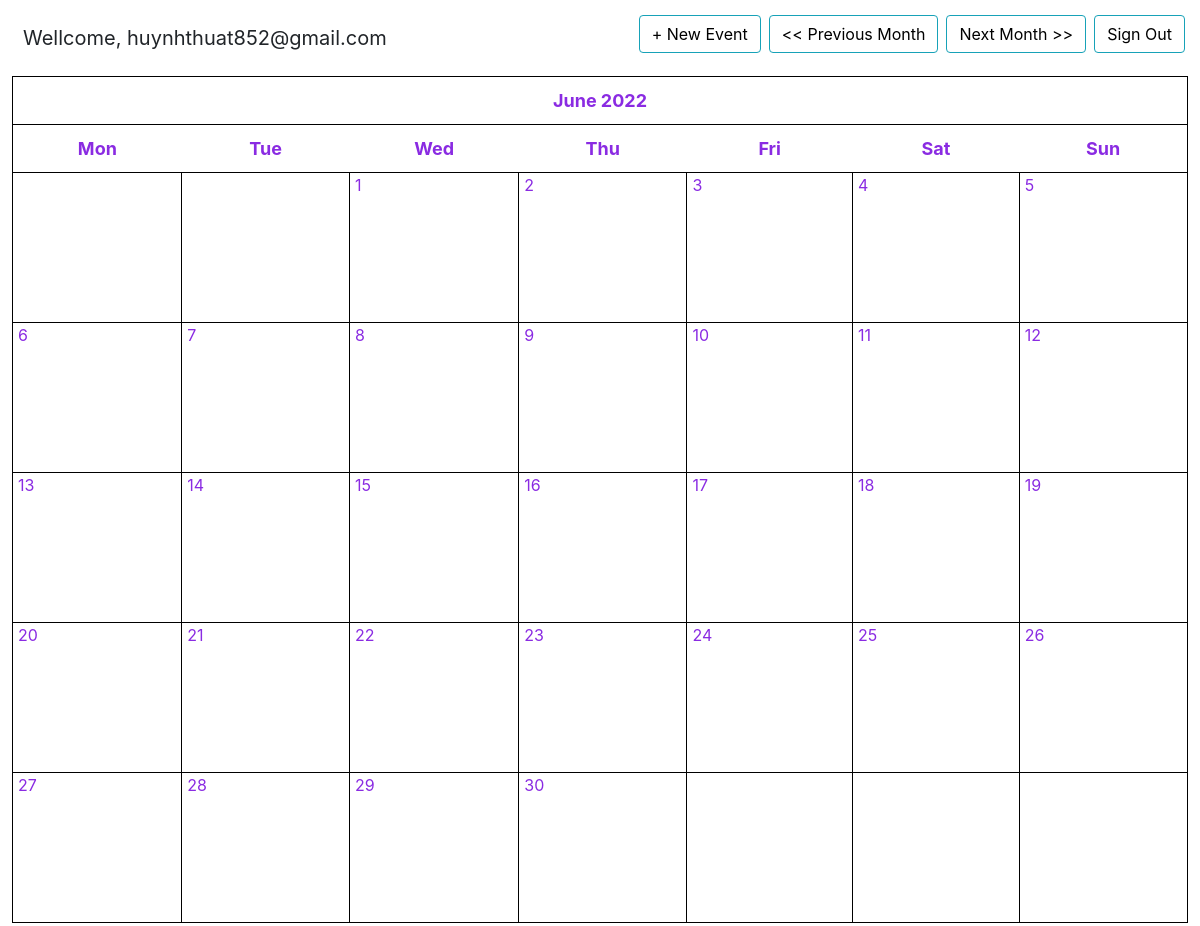
Before: /calenders/ (signed in) with the older database file.
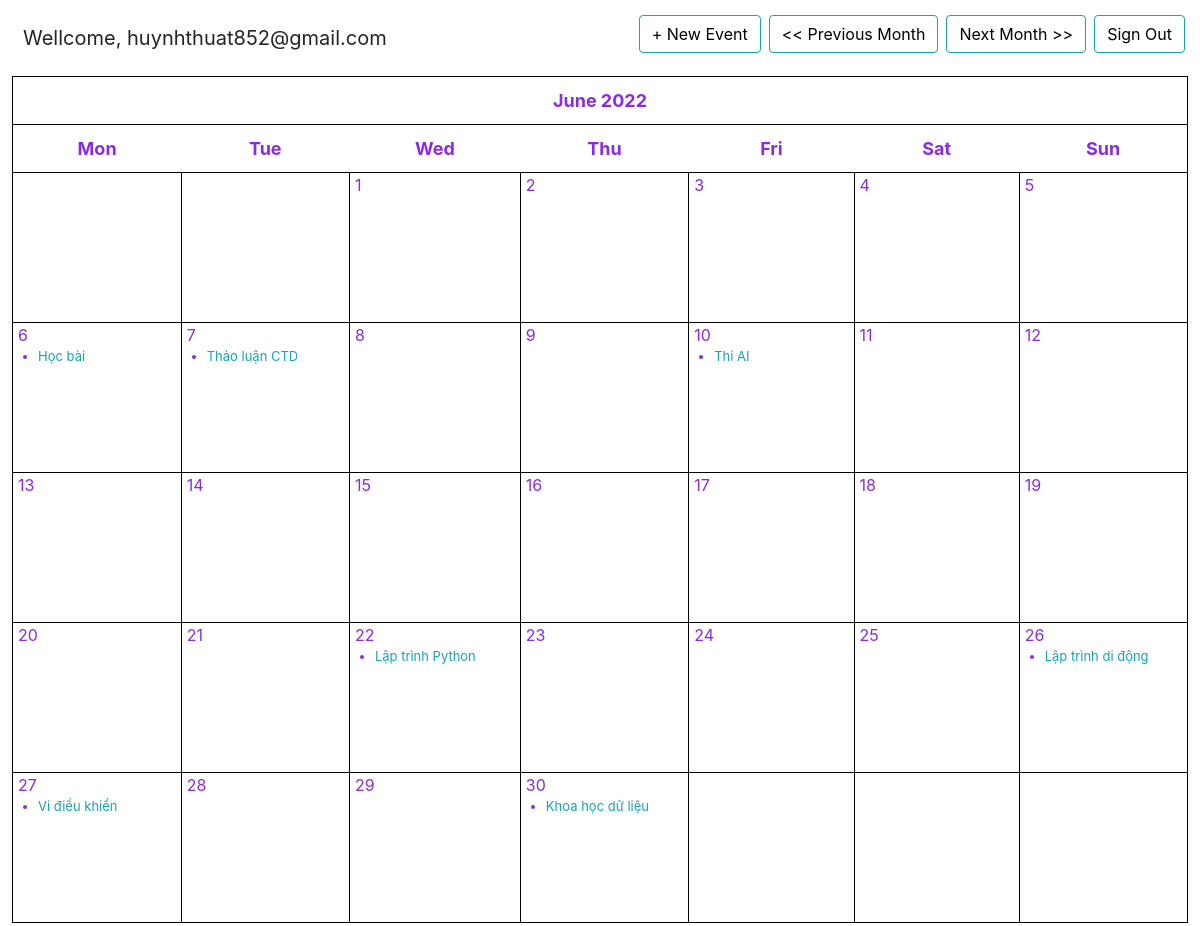
After: the same page with the newer database file.
### calendarapp/models/event.py (models this page shows, shortened)
class Event(EventAbstract):
    user = models.ForeignKey(User, on_delete=models.CASCADE, related_name="events")
    title = models.CharField(max_length=200, unique=True)
    description = models.TextField()
    start_time = models.DateTimeField()
    end_time = models.DateTimeField()
    objects = EventManager()
    @property
    def get_html_url(self):
        url = reverse("calendarapp:event-detail", args=(self.id,))
        return f'<a href="{url}"> {self.title} </a>'

### calendarapp/views/other_views.py (the view)
# urls.py: path("calenders/", views.CalendarView.as_view(), name="calendars"),
class CalendarView(LoginRequiredMixin, generic.ListView):
    login_url = "accounts:signin"
    model = Event
    template_name = "calendar.html"
    def get_context_data(self, **kwargs):
        context = super().get_context_data(**kwargs)
        d = get_date(self.request.GET.get("month", None))
        cal = Calendar(d.year, d.month)
        html_cal = cal.formatmonth(withyear=True)
        context["calendar"] = mark_safe(html_cal)
        context["prev_month"] = prev_month(d)
        context["next_month"] = next_month(d)
        return context

### accounts/models/user.py (called while the page is built)
    def __str__(self):
        return self.email

### calendarapp/utils.py (called while the page is built)
    def formatday(self, day, events):
        events_per_day = events.filter(start_time__day=day)
        d = ""
        for event in events_per_day:
            d += f"<li> {event.get_html_url} </li>"
        if day != 0:
            return f"<td><span class='date'>{day}</span><ul> {d} </ul></td>"
        return "<td></td>"

    def formatweek(self, theweek, events):
        week = ""
        for d, weekday in theweek:
            week += self.formatday(d, events)
        return f"<tr> {week} </tr>"

    def formatmonth(self, withyear=True):
        events = Event.objects.filter(
            start_time__year=self.year, start_time__month=self.month
        )
        cal = (
            '<table border="0" cellpadding="0" cellspacing="0" class="calendar">\n'
        )  # noqa
        cal += (
            f"{self.formatmonthname(self.year, self.month, withyear=withyear)}\n"
        )  # noqa
        cal += f"{self.formatweekheader()}\n"
        for week in self.monthdays2calendar(self.year, self.month):
            cal += f"{self.formatweek(week, events)}\n"
        return cal

### templates/calendar.html
{% extends 'base.html' %}
{% block content %}
<div class="clearfix">
    <span class="left m-2" style="font-size: 20px;">Wellcome, {{ request.user }}</span>
    <a class="btn btn-info right" href="{% url 'accounts:signout' %}"> Sign Out</a>
	<a class="btn btn-info right mr-2" href="{% url 'calendarapp:calendar' %}?{{ next_month }} "> Next Month >> </a>
    <a class="btn btn-info right mr-2" href="{% url 'calendarapp:calendar' %}?{{ prev_month }}"> << Previous Month </a>
    <a class="btn btn-info right mr-2" href="{% url 'calendarapp:event_new' %}"> + New Event </a>
</div>
<div style="color: blueviolet;">
    {{ calendar }}
</div>
{% endblock %}

Changed rows visible on the page:
added Event: title "June 2022 Mon Tue Wed Thu Fri Sat Sun 1 2 3 4 5 6 Học bài 7 Thảo luận CTD 8 9 10 Thi AI 11 12 13 14 15 16 17 18 19 20 21 22 Lập trình Python 23 24 25 26 Lập trình di động 27 Vi điều khiển 28 29 30 Khoa học dữ liệu"
Other visible differences:
{{ calendar }}: "June 2022 Mon Tue Wed Thu Fri Sat Sun 1 2 3 4 5 6 7 8 9 10 11 12 13 14 15 16 17 18 19 20 21 22 23 24 25 26 27 28 29 30" → (not shown)
